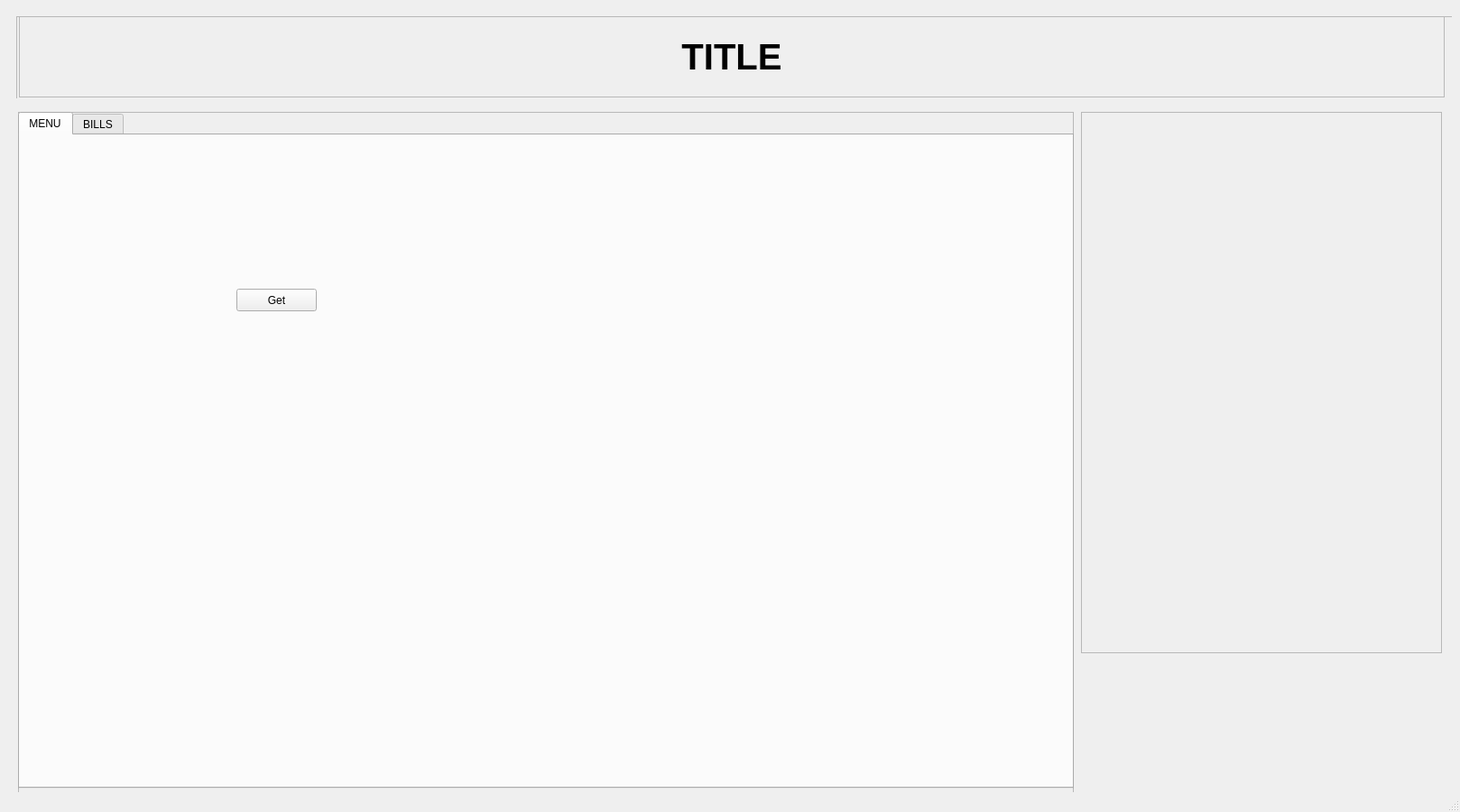
<?xml version="1.0" encoding="UTF-8"?>
<ui version="4.0">
 <class>MainWindow</class>
 <widget class="QMainWindow" name="MainWindow">
  <property name="geometry">
   <rect>
    <x>0</x>
    <y>0</y>
    <width>1618</width>
    <height>900</height>
   </rect>
  </property>
  <property name="minimumSize">
   <size>
    <width>1618</width>
    <height>900</height>
   </size>
  </property>
  <property name="maximumSize">
   <size>
    <width>1618</width>
    <height>900</height>
   </size>
  </property>
  <property name="windowTitle">
   <string>MainWindow</string>
  </property>
  <widget class="QWidget" name="centralwidget">
   <layout class="QVBoxLayout" name="verticalLayout_2">
    <item alignment="Qt::AlignTop">
     <widget class="QFrame" name="title">
      <property name="minimumSize">
       <size>
        <width>1600</width>
        <height>100</height>
       </size>
      </property>
      <property name="maximumSize">
       <size>
        <width>1600</width>
        <height>100</height>
       </size>
      </property>
      <property name="autoFillBackground">
       <bool>false</bool>
      </property>
      <property name="styleSheet">
       <string notr="true">alignment: center;</string>
      </property>
      <property name="frameShape">
       <enum>QFrame::NoFrame</enum>
      </property>
      <property name="frameShadow">
       <enum>QFrame::Raised</enum>
      </property>
      <widget class="QFrame" name="frame">
       <property name="geometry">
        <rect>
         <x>9</x>
         <y>9</y>
         <width>1600</width>
         <height>100</height>
        </rect>
       </property>
       <property name="minimumSize">
        <size>
         <width>1600</width>
         <height>100</height>
        </size>
       </property>
       <property name="maximumSize">
        <size>
         <width>1600</width>
         <height>100</height>
        </size>
       </property>
       <property name="frameShape">
        <enum>QFrame::StyledPanel</enum>
       </property>
       <property name="frameShadow">
        <enum>QFrame::Raised</enum>
       </property>
       <widget class="QLabel" name="label">
        <property name="geometry">
         <rect>
          <x>3</x>
          <y>0</y>
          <width>1580</width>
          <height>90</height>
         </rect>
        </property>
        <property name="minimumSize">
         <size>
          <width>1580</width>
          <height>90</height>
         </size>
        </property>
        <property name="maximumSize">
         <size>
          <width>1580</width>
          <height>100</height>
         </size>
        </property>
        <property name="font">
         <font>
          <pointsize>30</pointsize>
          <weight>75</weight>
          <bold>true</bold>
         </font>
        </property>
        <property name="autoFillBackground">
         <bool>false</bool>
        </property>
        <property name="styleSheet">
         <string notr="true">alignment: center;</string>
        </property>
        <property name="frameShape">
         <enum>QFrame::StyledPanel</enum>
        </property>
        <property name="text">
         <string>TITLE</string>
        </property>
        <property name="scaledContents">
         <bool>false</bool>
        </property>
        <property name="alignment">
         <set>Qt::AlignCenter</set>
        </property>
        <property name="wordWrap">
         <bool>false</bool>
        </property>
        <property name="margin">
         <number>0</number>
        </property>
       </widget>
      </widget>
     </widget>
    </item>
    <item>
     <widget class="QFrame" name="frame_2">
      <property name="minimumSize">
       <size>
        <width>1600</width>
        <height>800</height>
       </size>
      </property>
      <property name="maximumSize">
       <size>
        <width>1600</width>
        <height>800</height>
       </size>
      </property>
      <property name="frameShape">
       <enum>QFrame::NoFrame</enum>
      </property>
      <property name="frameShadow">
       <enum>QFrame::Raised</enum>
      </property>
      <property name="lineWidth">
       <number>1</number>
      </property>
      <layout class="QHBoxLayout" name="horizontalLayout">
       <property name="spacing">
        <number>6</number>
       </property>
       <property name="rightMargin">
        <number>9</number>
       </property>
       <property name="bottomMargin">
        <number>9</number>
       </property>
       <item alignment="Qt::AlignTop">
        <widget class="QFrame" name="navbar">
         <property name="enabled">
          <bool>true</bool>
         </property>
         <property name="minimumSize">
          <size>
           <width>1170</width>
           <height>800</height>
          </size>
         </property>
         <property name="maximumSize">
          <size>
           <width>1170</width>
           <height>800</height>
          </size>
         </property>
         <property name="frameShape">
          <enum>QFrame::StyledPanel</enum>
         </property>
         <property name="frameShadow">
          <enum>QFrame::Raised</enum>
         </property>
         <widget class="QTabWidget" name="tabWidget">
          <property name="geometry">
           <rect>
            <x>0</x>
            <y>0</y>
            <width>1170</width>
            <height>750</height>
           </rect>
          </property>
          <property name="minimumSize">
           <size>
            <width>1170</width>
            <height>750</height>
           </size>
          </property>
          <property name="maximumSize">
           <size>
            <width>1170</width>
            <height>750</height>
           </size>
          </property>
          <property name="cursor">
           <cursorShape>PointingHandCursor</cursorShape>
          </property>
          <property name="currentIndex">
           <number>0</number>
          </property>
          <widget class="QWidget" name="tab">
           <attribute name="title">
            <string>MENU</string>
           </attribute>
           <widget class="QPushButton" name="pushButton">
            <property name="geometry">
             <rect>
              <x>240</x>
              <y>170</y>
              <width>89</width>
              <height>25</height>
             </rect>
            </property>
            <property name="text">
             <string>Get</string>
            </property>
           </widget>
          </widget>
          <widget class="QWidget" name="tab_2">
           <attribute name="title">
            <string>BILLS</string>
           </attribute>
           <widget class="QPushButton" name="pushButton_2">
            <property name="geometry">
             <rect>
              <x>240</x>
              <y>160</y>
              <width>89</width>
              <height>25</height>
             </rect>
            </property>
            <property name="text">
             <string>Call</string>
            </property>
           </widget>
          </widget>
         </widget>
        </widget>
       </item>
       <item alignment="Qt::AlignTop">
        <widget class="QFrame" name="table">
         <property name="minimumSize">
          <size>
           <width>400</width>
           <height>800</height>
          </size>
         </property>
         <property name="maximumSize">
          <size>
           <width>400</width>
           <height>800</height>
          </size>
         </property>
         <property name="sizeIncrement">
          <size>
           <width>0</width>
           <height>0</height>
          </size>
         </property>
         <property name="frameShape">
          <enum>QFrame::NoFrame</enum>
         </property>
         <property name="frameShadow">
          <enum>QFrame::Raised</enum>
         </property>
         <widget class="QStackedWidget" name="tableList">
          <property name="geometry">
           <rect>
            <x>0</x>
            <y>0</y>
            <width>400</width>
            <height>600</height>
           </rect>
          </property>
          <property name="minimumSize">
           <size>
            <width>400</width>
            <height>600</height>
           </size>
          </property>
          <property name="maximumSize">
           <size>
            <width>400</width>
            <height>600</height>
           </size>
          </property>
          <property name="font">
           <font>
            <pointsize>20</pointsize>
           </font>
          </property>
          <property name="tabletTracking">
           <bool>false</bool>
          </property>
          <property name="acceptDrops">
           <bool>false</bool>
          </property>
          <property name="autoFillBackground">
           <bool>false</bool>
          </property>
          <property name="frameShape">
           <enum>QFrame::StyledPanel</enum>
          </property>
          <property name="currentIndex">
           <number>0</number>
          </property>
          <widget class="QWidget" name="page"/>
          <widget class="QWidget" name="page_2"/>
         </widget>
        </widget>
       </item>
      </layout>
     </widget>
    </item>
   </layout>
  </widget>
  <widget class="QStatusBar" name="statusbar"/>
 </widget>
 <resources/>
 <connections/>
</ui>
